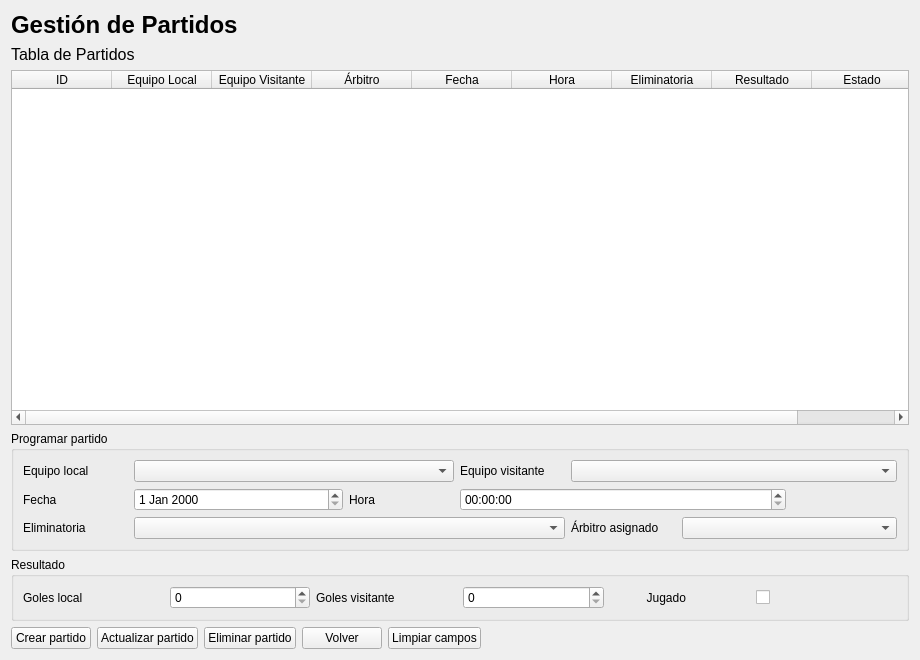
<?xml version="1.0" encoding="UTF-8"?>
<ui version="4.0">
 <class>Gestion_de_partidos</class>
 <widget class="QWidget" name="Gestion_de_partidos">
  <property name="geometry">
   <rect>
    <x>0</x>
    <y>0</y>
    <width>920</width>
    <height>660</height>
   </rect>
  </property>
  <property name="minimumSize">
   <size>
    <width>920</width>
    <height>660</height>
   </size>
  </property>
  <property name="windowTitle">
   <string>Form</string>
  </property>
  <layout class="QGridLayout" name="gridLayout_3">
   <item row="3" column="0" colspan="6">
    <widget class="QTableWidget" name="table_partidos">
     <column>
      <property name="text">
       <string>ID</string>
      </property>
     </column>
     <column>
      <property name="text">
       <string>Equipo Local</string>
      </property>
     </column>
     <column>
      <property name="text">
       <string>Equipo Visitante</string>
      </property>
     </column>
     <column>
      <property name="text">
       <string>Árbitro</string>
      </property>
     </column>
     <column>
      <property name="text">
       <string>Fecha</string>
      </property>
     </column>
     <column>
      <property name="text">
       <string>Hora</string>
      </property>
     </column>
     <column>
      <property name="text">
       <string>Eliminatoria</string>
      </property>
     </column>
     <column>
      <property name="text">
       <string>Resultado</string>
      </property>
     </column>
     <column>
      <property name="text">
       <string>Estado</string>
      </property>
     </column>
    </widget>
   </item>
   <item row="5" column="0" colspan="6">
    <widget class="QGroupBox" name="gb_resultado">
     <property name="title">
      <string>Resultado</string>
     </property>
     <layout class="QGridLayout" name="gridLayout_2">
      <item row="0" column="3">
       <widget class="QSpinBox" name="spin_goles_visitante"/>
      </item>
      <item row="0" column="4">
       <widget class="QLabel" name="label_jugado">
        <property name="text">
         <string>           Jugado</string>
        </property>
       </widget>
      </item>
      <item row="0" column="1">
       <widget class="QSpinBox" name="spin_goles_local"/>
      </item>
      <item row="0" column="2">
       <widget class="QLabel" name="label_goles_visitante">
        <property name="text">
         <string>Goles visitante</string>
        </property>
       </widget>
      </item>
      <item row="0" column="5">
       <widget class="QCheckBox" name="check_jugado">
        <property name="text">
         <string/>
        </property>
       </widget>
      </item>
      <item row="0" column="0">
       <widget class="QLabel" name="label_goles_local">
        <property name="text">
         <string>Goles local</string>
        </property>
       </widget>
      </item>
     </layout>
    </widget>
   </item>
   <item row="4" column="0" colspan="6">
    <widget class="QGroupBox" name="gb_programar_partido">
     <property name="title">
      <string>Programar partido</string>
     </property>
     <layout class="QGridLayout" name="gridLayout">
      <item row="0" column="5" colspan="3">
       <widget class="QComboBox" name="combo_equipo_visitante"/>
      </item>
      <item row="1" column="3">
       <widget class="QLabel" name="label_hora">
        <property name="text">
         <string>Hora</string>
        </property>
       </widget>
      </item>
      <item row="2" column="5">
       <widget class="QLabel" name="label_arbitro">
        <property name="text">
         <string>Árbitro asignado</string>
        </property>
       </widget>
      </item>
      <item row="1" column="4" colspan="3">
       <widget class="QTimeEdit" name="input_hora"/>
      </item>
      <item row="0" column="0">
       <widget class="QLabel" name="label_equipo_local">
        <property name="text">
         <string>Equipo local</string>
        </property>
       </widget>
      </item>
      <item row="1" column="1" colspan="2">
       <widget class="QDateEdit" name="input_fecha"/>
      </item>
      <item row="0" column="1" colspan="3">
       <widget class="QComboBox" name="combo_equipo_local">
        <property name="minimumSize">
         <size>
          <width>262</width>
          <height>0</height>
         </size>
        </property>
       </widget>
      </item>
      <item row="2" column="0">
       <widget class="QLabel" name="label_eliminatoria">
        <property name="text">
         <string>Eliminatoria</string>
        </property>
       </widget>
      </item>
      <item row="0" column="4">
       <widget class="QLabel" name="label_equipo_visitante">
        <property name="text">
         <string>Equipo visitante</string>
        </property>
       </widget>
      </item>
      <item row="1" column="0">
       <widget class="QLabel" name="label_fecha">
        <property name="text">
         <string>Fecha</string>
        </property>
       </widget>
      </item>
      <item row="2" column="6" colspan="2">
       <widget class="QComboBox" name="combo_arbitro"/>
      </item>
      <item row="2" column="1" colspan="4">
       <widget class="QComboBox" name="combo_eliminatoria">
        <item>
         <property name="text">
          <string/>
         </property>
        </item>
        <item>
         <property name="text">
          <string>Octavos</string>
         </property>
        </item>
        <item>
         <property name="text">
          <string>Cuartos</string>
         </property>
        </item>
        <item>
         <property name="text">
          <string>Semifinal</string>
         </property>
        </item>
        <item>
         <property name="text">
          <string>Final</string>
         </property>
        </item>
       </widget>
      </item>
     </layout>
    </widget>
   </item>
   <item row="6" column="0">
    <layout class="QHBoxLayout" name="horizontalLayout">
     <item>
      <widget class="QPushButton" name="btn_crear">
       <property name="text">
        <string>Crear partido</string>
       </property>
      </widget>
     </item>
     <item>
      <widget class="QPushButton" name="btn_actualizar">
       <property name="text">
        <string>Actualizar partido</string>
       </property>
      </widget>
     </item>
     <item>
      <widget class="QPushButton" name="btn_eliminar">
       <property name="text">
        <string>Eliminar partido</string>
       </property>
      </widget>
     </item>
     <item>
      <widget class="QPushButton" name="btn_volver">
       <property name="text">
        <string>Volver</string>
       </property>
      </widget>
     </item>
     <item>
      <widget class="QPushButton" name="btn_limpiar">
       <property name="text">
        <string>Limpiar campos</string>
       </property>
      </widget>
     </item>
    </layout>
   </item>
   <item row="2" column="0">
    <widget class="QLabel" name="label_subtitulo">
     <property name="font">
      <font>
       <pointsize>12</pointsize>
      </font>
     </property>
     <property name="text">
      <string>Tabla de Partidos</string>
     </property>
    </widget>
   </item>
   <item row="1" column="0">
    <widget class="QLabel" name="label_titulo">
     <property name="font">
      <font>
       <pointsize>18</pointsize>
       <bold>true</bold>
      </font>
     </property>
     <property name="text">
      <string>Gestión de Partidos</string>
     </property>
    </widget>
   </item>
  </layout>
 </widget>
 <resources/>
 <connections/>
</ui>
